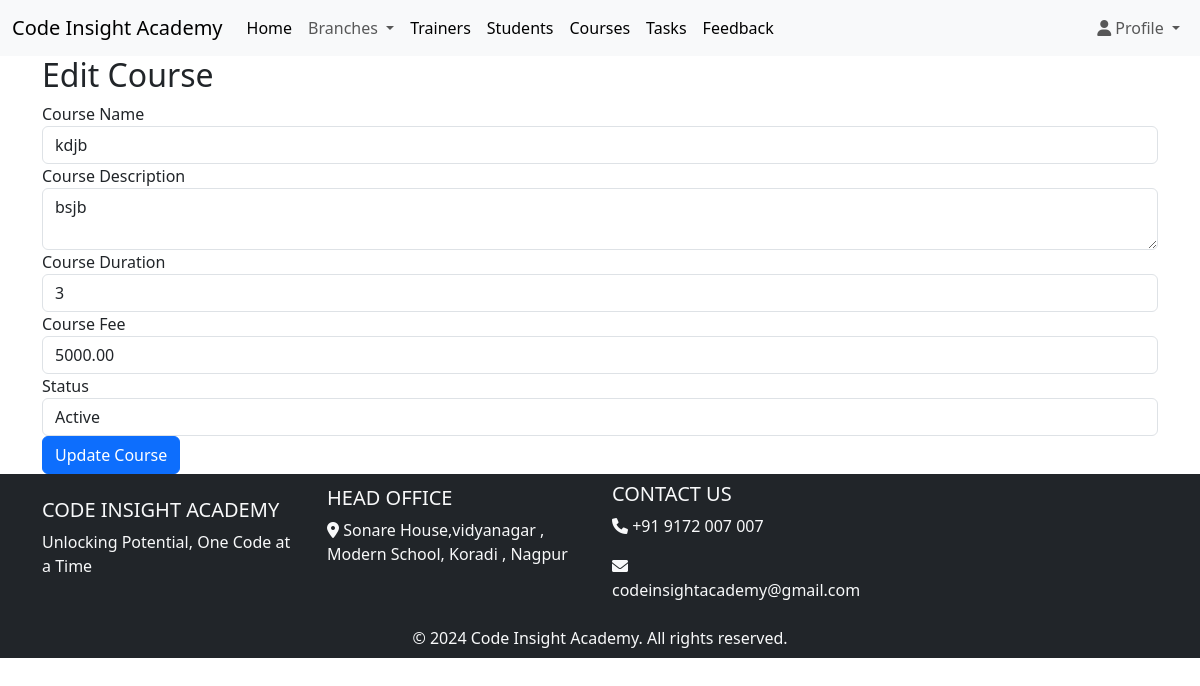
The page /edit/edit_course.php?id=13 (signed in) on the database its author committed.
### tables this page shows
CREATE TABLE `courses` (
  `course_id` int(11) NOT NULL,
  `course_name` varchar(255) DEFAULT NULL,
  `course_description` text DEFAULT NULL,
  `course_duration` int(11) DEFAULT NULL,
  `course_fee` decimal(10,2) DEFAULT NULL,
  `status` enum('active','inactive') DEFAULT NULL
);

### edit/edit_course.php (the view, shortened to what this page needs)
<?php
include '../includes/header.php';
include '../superadmin/log_activity.php';
$course_id = $_GET['id'];
$sql = "SELECT * FROM courses WHERE course_id='$course_id'";
$result = mysqli_query($conn, $sql);
$course = mysqli_fetch_assoc($result);
?>
<div class="container">
    <h2>Edit Course</h2>
    <form method="POST">
        <div class="form-group">
            <label for="course_name">Course Name</label>
            <input type="text" class="form-control" name="course_name" value="<?php echo $course['course_name']; ?>"
                required>
        </div>
        <div class="form-group">
            <label for="course_description">Course Description</label>
            <textarea class="form-control" name="course_description"
                required><?php echo $course['course_description']; ?></textarea>
        </div>
        <div class="form-group">
            <label for="course_duration">Course Duration</label>
            <input type="text" class="form-control" name="course_duration"
                value="<?php echo $course['course_duration']; ?>" required>
        </div>
        <div class="form-group">
            <label for="course_fee">Course Fee</label>
            <input type="number" class="form-control" name="course_fee" value="<?php echo $course['course_fee']; ?>"
                required>
        </div>
        <div class="form-group">
            <label for="status">Status</label>
            <select class="form-control" name="status" required>
                <option value="active" <?php echo ($course['status'] == 'active') ? 'selected' : ''; ?>>Active</option>
            </select>
        </div>
        <button type="submit" class="btn btn-primary">Update Course</button>
    </form>
</div>
<?php
include '../includes/footer.php';
?>

### rows shown on the page
courses: course_name "kdjb", course_description "bsjb", course_duration "3", course_fee "5000.00", status "Active"
